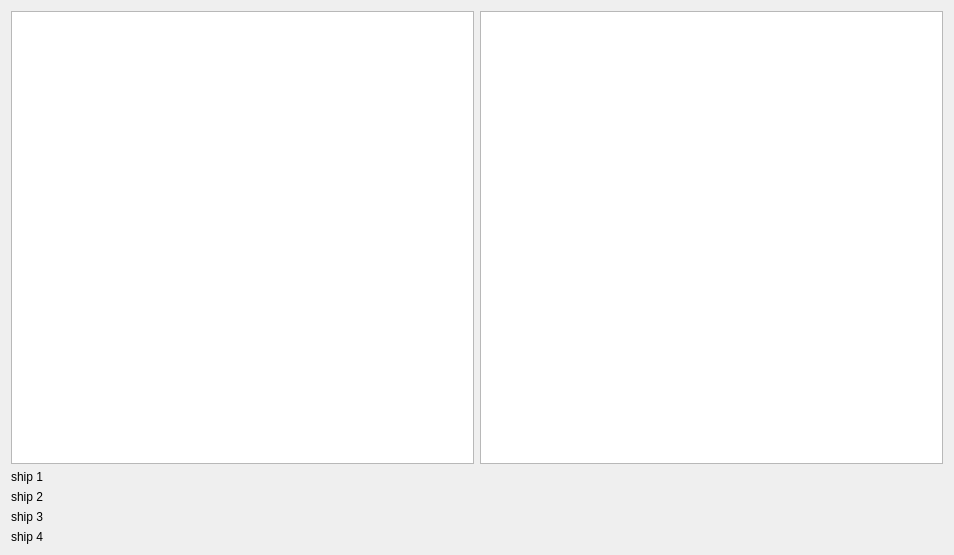
<?xml version="1.0" encoding="UTF-8"?>
<ui version="4.0">
 <class>MainWindow</class>
 <widget class="QWidget" name="MainWindow">
  <property name="geometry">
   <rect>
    <x>0</x>
    <y>0</y>
    <width>954</width>
    <height>555</height>
   </rect>
  </property>
  <property name="windowTitle">
   <string>Form</string>
  </property>
  <layout class="QGridLayout" name="gridLayout">
   <item row="0" column="0">
    <widget class="QGraphicsView" name="field_1_graphicsView"/>
   </item>
   <item row="0" column="1">
    <widget class="QGraphicsView" name="field_2_graphicsView"/>
   </item>
   <item row="1" column="0">
    <layout class="QVBoxLayout" name="verticalLayout">
     <item>
      <widget class="QLabel" name="ship_1_label">
       <property name="text">
        <string>ship 1</string>
       </property>
      </widget>
     </item>
     <item>
      <widget class="QLabel" name="ship_2_label">
       <property name="text">
        <string>ship 2</string>
       </property>
      </widget>
     </item>
     <item>
      <widget class="QLabel" name="ship_3_label">
       <property name="text">
        <string>ship 3</string>
       </property>
      </widget>
     </item>
     <item>
      <widget class="QLabel" name="ship_4_label">
       <property name="text">
        <string>ship 4</string>
       </property>
      </widget>
     </item>
    </layout>
   </item>
  </layout>
 </widget>
 <resources/>
 <connections/>
</ui>
